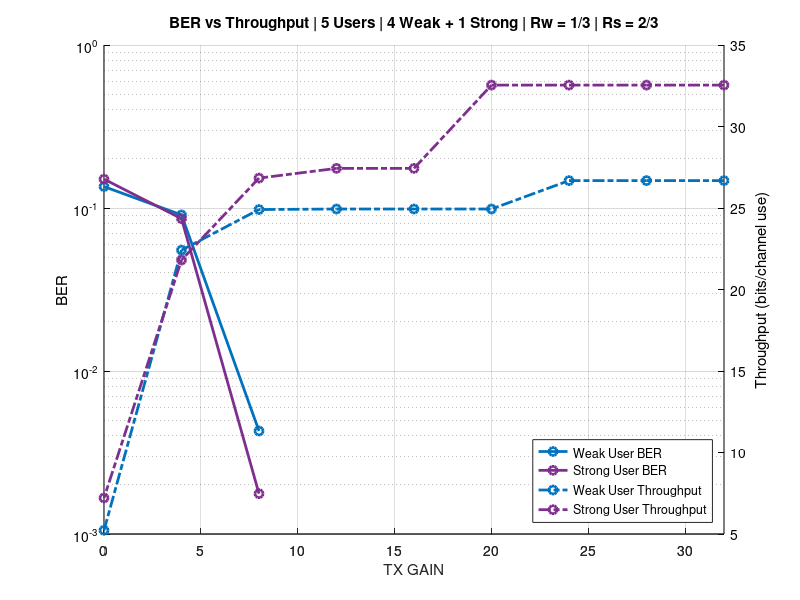

Write MATLAB code to recreate this figure.
clear all; close all; clc;


%user_0_ber = [0 0 0 0.00335317460317 0.0843253968254 0.0829365079365 NaN NaN NaN];
%user_1_ber = [0 0 0 0 0 0 0.00428571428571 0.0906746031746 0.135337301587];
%user_2_ber = [0 0 0 0 0 0 0.0170634920635 0.166666666667 NaN];
%user_3_ber = [0 0 0 0.00448412698413 0.056369047619 0.125396825397 0.795277777778 0.983952381  NaN];
%user_4_ber = [0 0 0 0 0 0 0.00176785714286 0.0860178571429 0.150357142857];


%user_0_thr = [];
%user_1_thr = [26.6807834833 26.6807834833 26.6807834833 24.938149431 24.938149431 24.938149431 24.9052109181 22.415245737 5.227678571 ];
%user_2_thr = [];
%user_3_thr = [];
%user_4_thr = [32.5392213829 32.5392213829 32.5392213829 32.5392213829 27.4319643741 27.4319643741 26.8348214286 21.8078397955 7.212301587];



P_tx = 32:-4:0

user_1_ber = [0 0 0 0 0 0 0.00428571428571 0.0906746031746 0.135337301587];
user_4_ber = [0 0 0 0 0 0 0.00176785714286 0.0860178571429 0.150357142857];

user_1_thr = [26.6807834833 26.6807834833 26.6807834833 24.938149431 24.938149431 24.938149431 24.9052109181 22.415245737 5.227678571 ];
user_4_thr = [32.5392213829 32.5392213829 32.5392213829 32.5392213829 27.4319643741 27.4319643741 26.8348214286 21.8078397955 7.212301587];

figure(1)
grid on; hold on;
color = get (gca, "ColorOrder");

[hax, a1, b1] = plotyy (P_tx, user_1_ber, P_tx, user_1_thr,@semilogy,@plot);
[~, a4, b4] = plotyy (P_tx, user_4_ber, P_tx, user_4_thr,@semilogy,@plot);


%set ([a1, b1], "marker", "o", 'LineWidth',2, "color", color(1,:));
% Color Style by User
set ([a1, b1], "marker", "o", 'LineWidth',2, "color", color(1,:));
set ([a4, b4], "marker", "o", 'LineWidth',2, "color", color(4,:));

% Line Style by metric
set ([a1, a4], "linestyle", "-");
set ([b1, b4], "linestyle", "-.");

set(hax,{'ycolor'},{'k';'k'})
grid on;
xlabel (hax(1), "xlabel");
ylabel (hax(1), "BER");
ylabel (hax(2), "Throughput (bits/channel use)");

xlabel('TX GAIN');
hleg1 = legend('Weak User BER','Strong User BER','Weak User Throughput','Strong User Throughput',"location", "southeast");
title (hax(2), 'BER vs Throughput | 5 Users | 4 Weak + 1 Strong | Rw = 1/3 | Rs = 2/3');



%title('BER vs Throughput | 5 Users | 4 Weak + 1 Strong | R_W = 1/3 | R_S = 1/2 ')

%user_0_ber = [0 0 0 0.00335317460317 0.0843253968254 0.0829365079365 NaN NaN NaN];
%user_1_ber = [0 0 0 0 0 0 0.00428571428571 0.0906746031746 0.135337301587];
%user_2_ber = [0 0 0 0 0 0 0.0170634920635 0.166666666667 NaN];
%user_3_ber = [0 0 0 0.00448412698413 0.056369047619 0.125396825397 0.795277777778 0.983952381  NaN];
%user_4_ber = [0 0 0 0 0 0 0.00176785714286 0.0860178571429 0.150357142857];
%
%
%figure(2)
%semilogy(P_tx, user_0_ber,'-o','LineWidth',2);
%grid on; hold on;
%semilogy(P_tx, user_1_ber,'-o','LineWidth',2);
%semilogy(P_tx, user_2_ber,'-o','LineWidth',2);
%semilogy(P_tx, user_3_ber,'-o','LineWidth',2);
%semilogy(P_tx, user_4_ber,'-o','LineWidth',2);
%hleg1 = legend('User 0 | R=','Weak User 1','Weak User 2','Weak User 3','Strong User 4');
%xlabel('TX GAIN');
%ylabel('BER');
%title('BER | 5 Users')



%P_rx = -120:2:-80;
%
%xlim([-120 -80])
%
%
%BER_MSG = [0.0928178267045 0.0412093874008 0.0362413194444 0.015988817402 0.0221741691468 0.00404357910156];
%BER_CW = [0.203702059659 0.0508432539683 0.0769675925926 0.0318148743873 0.0406203497024 0.00849151611328];
%
%
%figure(1)
%yyaxis left
%semilogy(snr, BER_CW,'-ob','LineWidth',2);
%grid on; hold on;
%semilogy(snr, BER_MSG,'-or','LineWidth',2);
%hleg1 = legend('Uncoded','Coded');
%xlabel('RX GAIN');
%ylabel('BER');


% 
% PKT_LOSS =  [59 58 59 58 59 60 61 64]
% TOTAL_PKT = [73 70 68 68 69 69 70 69]
% yyaxis right
% plot(snr, 1-PKT_LOSS./TOTAL_PKT,'--k');
% hleg1 = legend('Uncoded','Coded','Packet Loss');
% ylabel('Packet Loss Rate')

%title('BER - CorteXlab Test (TX Gain=0)')
% figure(1)
% semilogy(snr, max(eps, BER_CW),'-ob','LineWidth',2);
% grid on; hold on;
% semilogy(snr, max(eps, BER_MSG),'-or','LineWidth',2);

